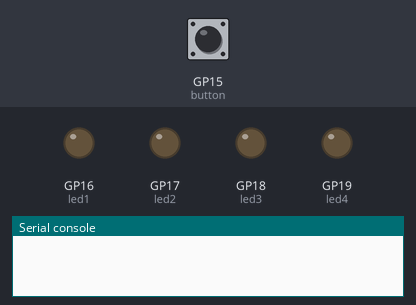
Bench run of a program on a simulated Raspberry Pi Pico running MicroPython. On the bench: output pins drawn as LEDs (lit = HIGH), the last lines printed to the serial console. The test bench sets the inputs (shaded band); at power-on: GP15 (button) HIGH.

Above: at 1.2 s.
1.3 s: GP15 (button) pulled LOW for 0.15 s
At 1.7 s:
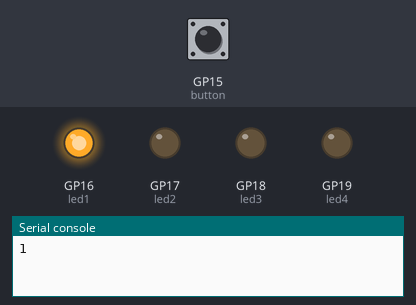
2.9 s: GP15 (button) pulled LOW for 1 s
At 4.1 s:
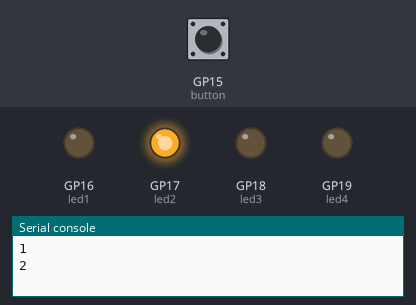
5.4 s: GP15 (button) pulled LOW for 0.15 s
At 6.1 s:
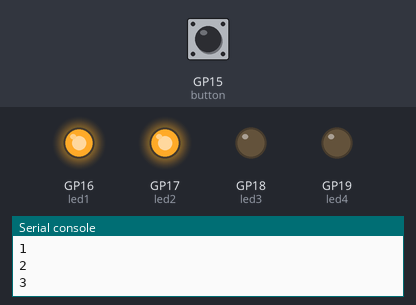
7.0 s: GP15 (button) pulled LOW for 3.2 s
At 7.3 s:
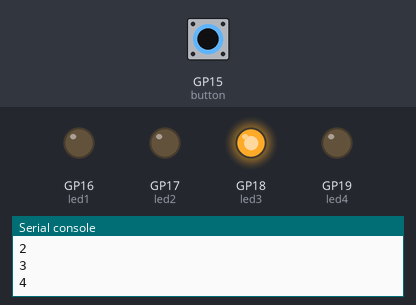
11.7 s: GP15 (button) pulled LOW for 0.15 s
At 12.2 s:
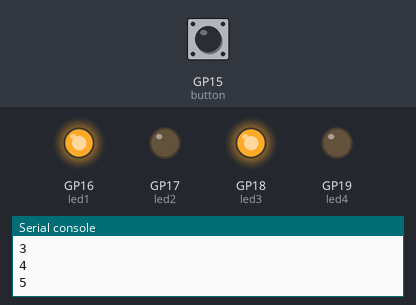
13.3 s: GP15 (button) pulled LOW for 1 s
At 14.6 s:
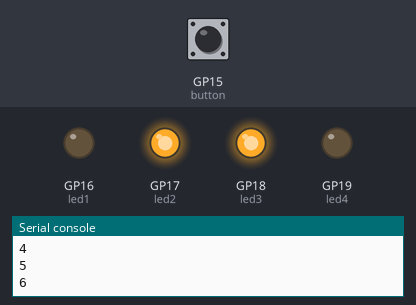
Timing chart, 0 to 16.3 s (numbered marks = the images above; inputs shaded):
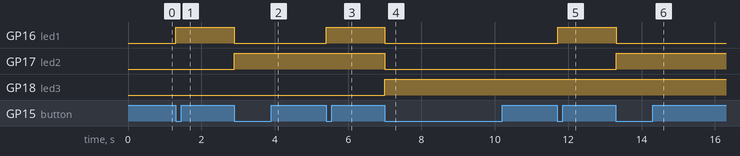

The program:

Binary_counter_with_button.py
```python
from machine import Pin
from time import sleep

button= Pin(15, Pin.IN, Pin.PULL_UP)

led1= Pin(16, Pin.OUT)
led2= Pin(17, Pin.OUT)
led3= Pin(18, Pin.OUT)
led4= Pin(19, Pin.OUT)

leds=[led1, led2, led3, led4]

previous= 1
count= 0

while True:
    current= button.value()

    if previous== 1 and current== 0:
        count+= 1

        if count >15:
            count= 0

        for j in range(4):
            leds[j].value((count >>j)&1)
        print(count)

    previous= current
    sleep(.1)
```

Measured:
- after the input at 1.3 s, GP16 (led1): LOW → HIGH at once
- after the input at 2.9 s, GP16 (led1): HIGH → LOW at once; GP17 (led2): LOW → HIGH at once
- after the input at 5.4 s, GP16 (led1): LOW → HIGH at once
- after the input at 7.0 s, GP16 (led1), GP17 (led2): HIGH → LOW at once; GP18 (led3): LOW → HIGH at once
- after the input at 11.7 s, GP16 (led1): LOW → HIGH at once
- after the input at 13.3 s, GP16 (led1): HIGH → LOW at once; GP17 (led2): LOW → HIGH at once
